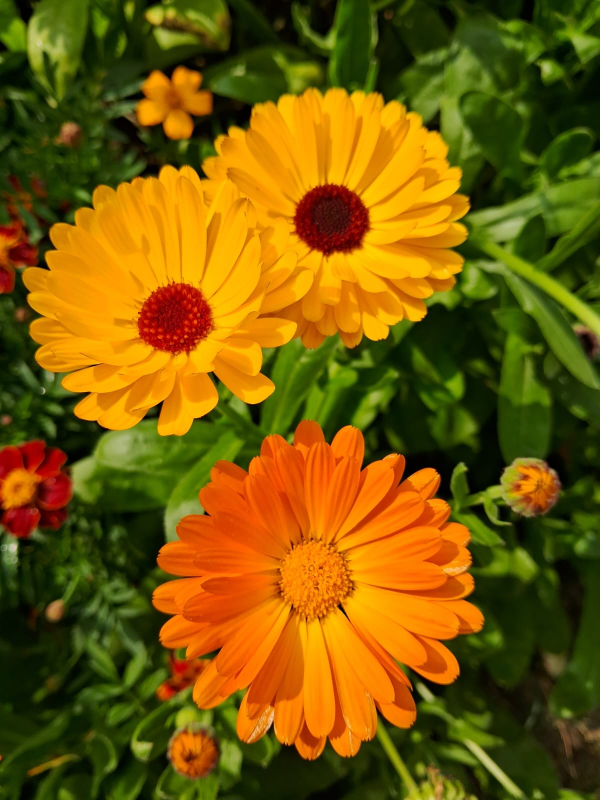
#> input picture FLOWER.jpeg, 1200 x 1600 px, found by its file name (shown at 1/2 size)
$ python 2_imgAdd.py
#> lines starting #> are read from the running program, lines starting #| are printed output that depends on the picture; pictures that were not available may be replaced by others from this repository, and a replacement may not be noted
import matplotlib.pyplot as plt
import cv2

def main():
    img_path = '/Users/akhi/Desktop/akhi/DIP/FLOWER.jpeg'  # Provide the actual image path here
    img_path1 = '/Users/akhi/Desktop/akhi/DIP/img.png'

    img_3D = cv2.imread(img_path)
#> img_3D is the input picture: shape (1600, 1200, 3); mean B, G, R 6.2, 89.5, 119.4
    img_3D1 = cv2.imread(img_path1)
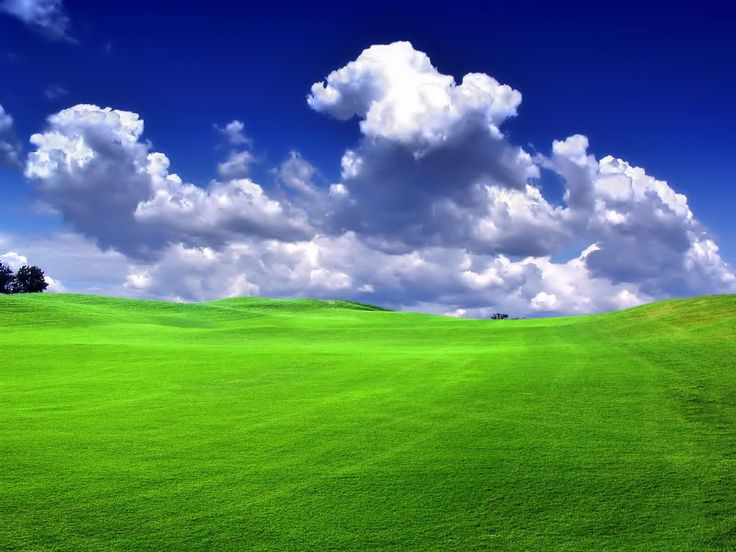
#> input picture scn.jpeg, 736 x 552 px, given in place of img.png, which was not available
#> img_3D1 is the input picture: shape (552, 736, 3); mean B, G, R 106, 126.7, 85.4
    img_3D = cv2.cvtColor(img_3D, cv2.COLOR_BGR2RGB)
    img_3D1 = cv2.cvtColor(img_3D1, cv2.COLOR_BGR2RGB)
    resized = cv2.resize(img_3D, (200,300))
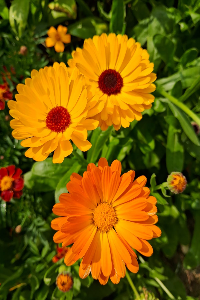
#> resized: shape (300, 200, 3); mean R, G, B 119.3, 89.4, 6.1
    resized1 = cv2.resize(img_3D1,(200,300))
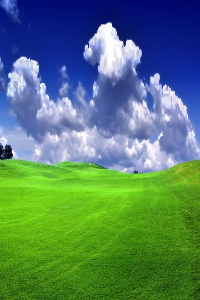
#> resized1: shape (300, 200, 3); mean R, G, B 85.3, 126.6, 105.9
    if img_3D is None:
        print("Error: Image not found at the given path.")
        return


    print("Image Shape:", img_3D.shape)
#| Image Shape: (1600, 1200, 3)
    print("Image Shape:", img_3D1.shape)
#| Image Shape: (552, 736, 3)

    extra_pixel = resized + resized1
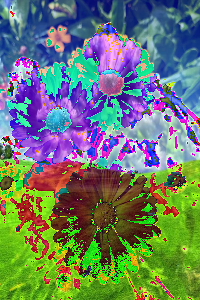
#> extra_pixel: shape (300, 200, 3); mean R, G, B 106.2, 123.1, 107.9

    plt.figure(figsize=(8, 8))

    # Original Image
    plt.subplot(2, 2, 1)
    plt.title("Main Image")
    plt.imshow(img_3D)

    plt.subplot(2, 2, 2)
    plt.title("Main Image")
    plt.imshow(img_3D1)

    plt.subplot(2, 2, 3)
    plt.title("Output Image")
    plt.imshow(extra_pixel)


    #plt.tight_layout()  # Auto-adjusts spacing

    plt.show()
    plt.close()
    plt.axis()

if __name__ == '__main__':
    main()
